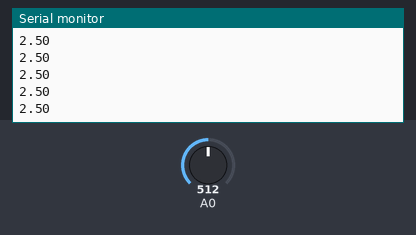
Bench run of a sketch on a simulated Arduino Uno, built with avr-gcc and run on an emulated ATmega328P. On the bench: the last lines printed to the serial monitor. The test bench sets the inputs (shaded band); at power-on: A0 = 512.

Above: at 1.2 s.
1.3 s: A0 set to 716
At 1.8 s:
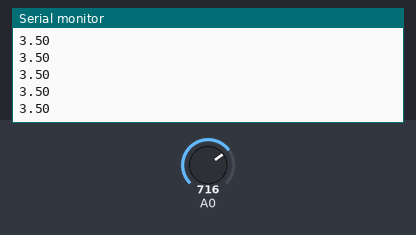
2.8 s: A0 set to 900
At 3.3 s:
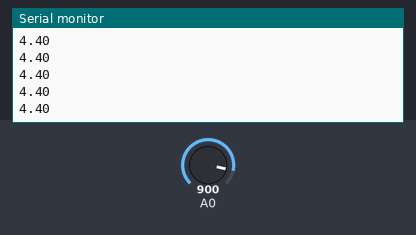
Timing chart, 0 to 5.8 s (numbered marks = the images above; inputs shaded):
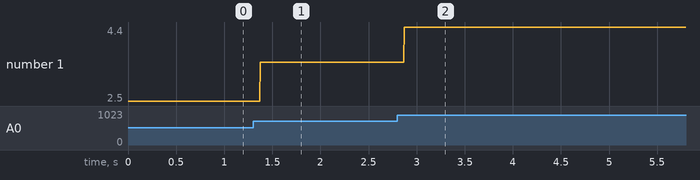

Measured:
- after the input at 1.3 s, the serial monitor: prints a new line after 0.07 s (image 1)
- after the input at 2.8 s, the serial monitor: prints a new line after 0.07 s (image 2)
- plotted number 1: 2.5 → 3.5 after the input at 1.3 s, 3.5 → 4.4 after the input at 2.8 s

The sketch:

zad3.ino
```cpp
void setup() {
  Serial.begin(9600);
}
void loop() {
  // reading value
  int sensorValue = analogRead(A0);
  // Convert the analog reading
  //(which goes from 0 - 1023) to a voltage (0 - 5V)
  float vol = sensorValue * (5.0 / 1023.0);
  Serial.println(vol); // Print actual value voltage
}
```
